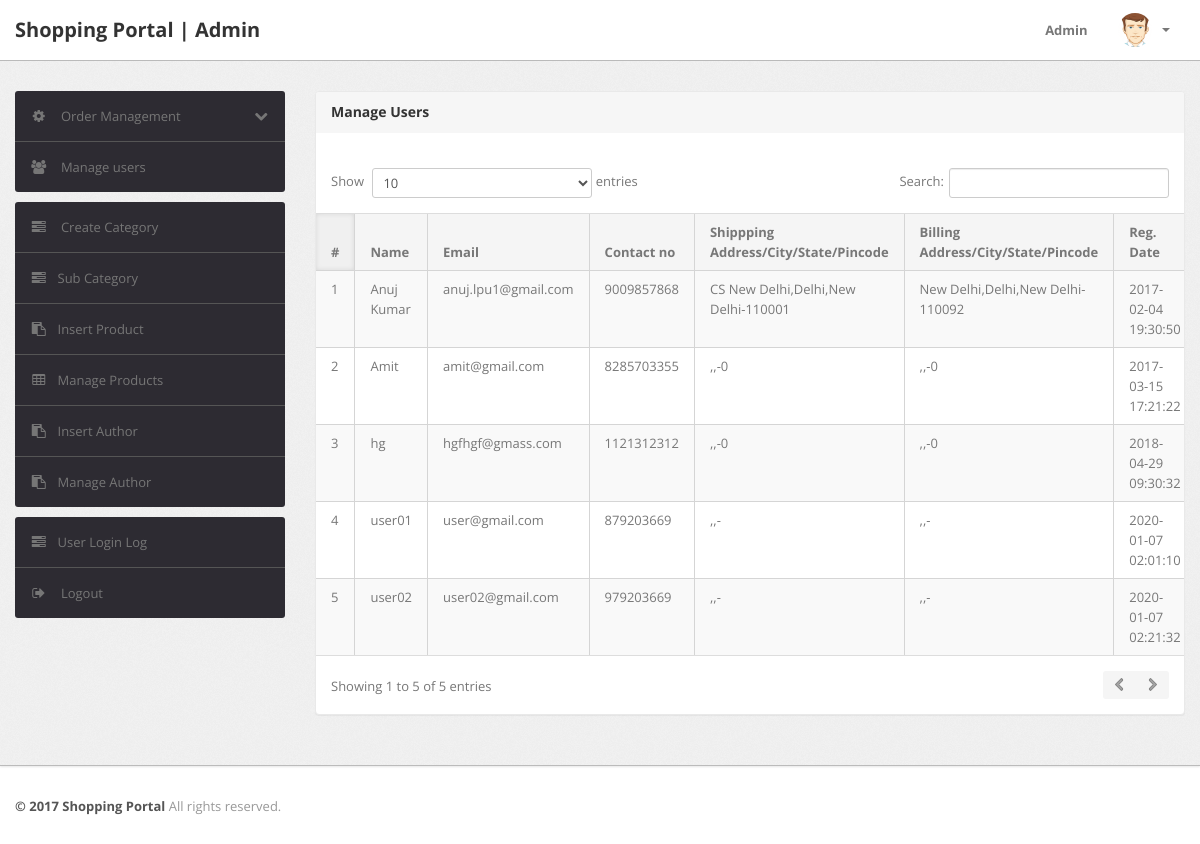
The page /shopping/admin/manage-users.php (signed in) on the database its author committed.
### tables this page shows
CREATE TABLE `users` (
  `id` int(11) NOT NULL,
  `name` varchar(255) DEFAULT NULL,
  `email` varchar(255) DEFAULT NULL,
  `contactno` bigint(11) DEFAULT NULL,
  `password` varchar(255) DEFAULT NULL,
  `shippingAddress` longtext DEFAULT NULL,
  `shippingState` varchar(255) DEFAULT NULL,
  `shippingCity` varchar(255) DEFAULT NULL,
  `shippingPincode` int(11) DEFAULT NULL,
  `billingAddress` longtext DEFAULT NULL,
  `billingState` varchar(255) DEFAULT NULL,
  `billingCity` varchar(255) DEFAULT NULL,
  `billingPincode` int(11) DEFAULT NULL,
  `regDate` timestamp NOT NULL DEFAULT current_timestamp(),
  `updationDate` varchar(255) DEFAULT NULL
);

### shopping/admin/manage-users.php (the view, shortened to what this page needs)
<?php
include('include/config.php');
if(strlen($_SESSION['alogin'])==0)
	{
header('location:index.php');
}
else{
?>
<!DOCTYPE html>
<html lang="en">
<head>
	<link type="text/css" href="bootstrap/css/bootstrap.min.css" rel="stylesheet">
	<link type="text/css" href="bootstrap/css/bootstrap-responsive.min.css" rel="stylesheet">
	<link type="text/css" href="css/theme.css" rel="stylesheet">
	<link type="text/css" href="images/icons/css/font-awesome.css" rel="stylesheet">
</head>
<body>
<?php include('include/header.php');?>
	<div class="wrapper">
		<div class="container">
			<div class="row">
<?php include('include/sidebar.php');?>
			<div class="span9">
					<div class="content">
	<div class="module">
							<div class="module-head">
								<h3>Manage Users</h3>
							</div>
							<div class="module-body table">
									<br />
								<table cellpadding="0" cellspacing="0" border="0" class="datatable-1 table table-bordered table-striped	 display" width="100%">
									<thead>
										<tr>
											<th>#</th>
											<th> Name</th>
											<th>Email </th>
											<th>Contact no</th>
											<th>Shippping Address/City/State/Pincode </th>
											<th>Billing Address/City/State/Pincode </th>
											<th>Reg. Date </th>
										</tr>
									</thead>
									<tbody>
<?php $query=mysqli_query($con,"select * from users");
$cnt=1;
while($row=mysqli_fetch_array($query))
{
?>
										<tr>
											<td><?php echo htmlentities($cnt);?></td>
											<td><?php echo htmlentities($row['name']);?></td>
											<td><?php echo htmlentities($row['email']);?></td>
											<td> <?php echo htmlentities($row['contactno']);?></td>
											<td><?php echo htmlentities($row['shippingAddress'].",".$row['shippingCity'].",".$row['shippingState']."-".$row['shippingPincode']);?></td>
											<td><?php echo htmlentities($row['billingAddress'].",".$row['billingCity'].",".$row['billingState']."-".$row['billingPincode']);?></td>
											<td><?php echo htmlentities($row['regDate']);?></td>
										<?php $cnt=$cnt+1; } ?>
								</table>
							</div>
						</div>
					</div>
				</div>
			</div>
		</div>
	</div>
<?php include('include/footer.php');?>
</body>
<?php } ?>

### shopping/admin/css/theme.css (style rules this page uses)
body { font-size: 13px; font-family: 'Open Sans', Arial, sans-serif; background: #fff; color: #777 }
h1, h2, h3, h4, h5, h6 { color: #333; margin-top: 0 }
h3 { font-size: 20px }
.wrapper { background: url(../images/bg.png) #eee; border-bottom: 1px solid #bbb; -webkit-box-shadow: 0 1px 2px rgba(0,0,0,0.1); -moz-box-shadow: 0 1px 2px rgba(0,0,0,0.1); box-shadow: 0 1px 2px rgba(0,0,0,0.1); padding: 30px 0 }
.module { background: #fff; -webkit-border-radius: 3px; -moz-border-radius: 3px; border-radius: 3px; border: 1px solid #ccc; border-bottom-color: #bbb; -webkit-box-shadow: 0 0 1px rgba(0,0,0,0.2); -moz-box-shadow: 0 0 1px rgba(0,0,0,0.2); box-shadow: 0 0 1px rgba(0,0,0,0.2); margin-bottom: 30px }
.table { margin-bottom: 0 }
.table th, .table td { border-color: #d5d5d5!important }
.table-bordered thead:first-child tr:first-child>th:first-child, .table-bordered tbody:first-child tr:first-child>td:first-child { -webkit-border-top-left-radius: 2px; -moz-border-radius-topleft: 2px; border-top-left-radius: 2px }
.table-bordered thead:first-child tr:first-child>th:last-child, .table-bordered tbody:first-child tr:first-child>td:last-child { -webkit-border-top-right-radius: 2px; -moz-border-radius-topright: 2px; border-top-right-radius: 2px }
.table-bordered thead:last-child tr:last-child>th:first-child, .table-bordered tbody:last-child tr:last-child>td:first-child, .table-bordered tfoot:last-child tr:last-child>td:first-child { -webkit-border-bottom-left-radius: 2px; -moz-border-radius-bottomleft: 2px; border-bottom-left-radius: 2px }
.table-bordered thead:last-child tr:last-child>th:last-child, .table-bordered tbody:last-child tr:last-child>td:last-child, .table-bordered tfoot:last-child tr:last-child>td:last-child { -webkit-border-bottom-right-radius: 2px; -moz-border-radius-bottomright: 2px; border-bottom-right-radius: 2px }
.module { box-shadow: 0 0 3px rgba(0,0,0,.1); border-color: #e9e9e9; margin-bottom: 20px; background-color: #fff; border-radius: 4px; -webkit-box-shadow: 0 1px 1px rgba(0,0,0,.05); box-shadow: 0 1px 1px rgba(0,0,0,.05); }
.module-head { color: #767676; background-color: #f6f6f6; border-color: #e9e9e9; padding: 10px 15px; border-bottom: 1px solid transparent; border-top-right-radius: 3px; border-top-left-radius: 3px; }
.module-head h3 { font-size: 14px; line-height: 20px; height: 20px; margin: 0 }
.module-body { padding: 15px }
.module-body.table { padding: 15px 0 }
.module-body.table .table th, .module-body.table .table td { padding-left: 15px; padding-right: 15px }
.dataTables_wrapper table th { background: #f5f5f5; cursor: pointer }
.dataTables_wrapper table th.sorting_asc, .dataTables_wrapper table th.sorting_desc { background: #f0f0f0; -webkit-box-shadow: 0 0 5px rgba(0,0,0,0.1) inset; -moz-box-shadow: 0 0 5px rgba(0,0,0,0.1) inset; box-shadow: 0 0 5px rgba(0,0,0,0.1) inset }
.dataTables_wrapper .table-bordered { -webkit-border-radius: 0; -moz-border-radius: 0; border-radius: 0; border-left: 0; border-right: 0 }
.dataTables_wrapper .table-bordered thead tr>th:first-child, .dataTables_wrapper .table-bordered tbody tr>td:first-child, .dataTables_wrapper .table-bordered tfoot tr>td:first-child, .dataTables_wrapper .table-bordered tfoot tr>th:first-child { border-left: 0 }
.dataTables_wrapper .table-bordered thead:first-child tr:first-child>th:first-child, .dataTables_wrapper .table-bordered tbody:first-child tr:first-child>td:first-child { -webkit-border-top-left-radius: 0; -moz-border-radius-topleft: 0; border-top-left-radius: 0 }
.dataTables_wrapper .table-bordered thead:first-child tr:first-child>th:last-child, .dataTables_wrapper .table-bordered tbody:first-child tr:first-child>td:last-child { -webkit-border-top-right-radius: 0; -moz-border-radius-topright: 0; border-top-right-radius: 0 }
.dataTables_wrapper .table-bordered thead:last-child tr:last-child>th:first-child, .dataTables_wrapper .table-bordered tbody:last-child tr:last-child>td:first-child, .dataTables_wrapper .table-bordered tfoot:last-child tr:last-child>td:first-child { -webkit-border-bottom-left-radius: 0; -moz-border-radius-bottomleft: 0; border-bottom-left-radius: 0 }
.dataTables_wrapper .table-bordered thead:last-child tr:last-child>th:last-child, .dataTables_wrapper .table-bordered tbody:last-child tr:last-child>td:last-child, .dataTables_wrapper .table-bordered tfoot:last-child tr:last-child>td:last-child { -webkit-border-bottom-right-radius: 0; -moz-border-radius-bottomright: 0; border-bottom-right-radius: 0 }

### rows shown on the page
users: name "Anuj Kumar", email "anuj.lpu1@gmail.com", contactno "9009857868", shippingAddress+shippingCity+shippingState "CS New Delhi,Delhi,New Delhi-110001", billingAddress+billingCity+billingState "New Delhi,Delhi,New Delhi-110092", regDate "2017-02-04 19:30:50"
users: name "Amit", email "amit@gmail.com", contactno "8285703355", shippingAddress+shippingCity+shippingState ",,-0", billingAddress+billingCity+billingState ",,-0", regDate "2017-03-15 17:21:22"
users: name "hg", email "hgfhgf@gmass.com", contactno "1121312312", shippingAddress+shippingCity+shippingState ",,-0", billingAddress+billingCity+billingState ",,-0", regDate "2018-04-29 09:30:32"
users: name "user01", email "user@gmail.com", contactno "879203669", shippingAddress+shippingCity+shippingState ",,-", billingAddress+billingCity+billingState ",,-", regDate "2020-01-07 02:01:10"
users: name "user02", email "user02@gmail.com", contactno "979203669", shippingAddress+shippingCity+shippingState ",,-", billingAddress+billingCity+billingState ",,-", regDate "2020-01-07 02:21:32"
